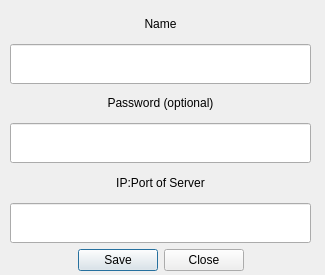
<?xml version="1.0" encoding="UTF-8"?>
<ui version="4.0">
 <class>LoginScreen</class>
 <widget class="QDialog" name="LoginScreen">
  <property name="geometry">
   <rect>
    <x>0</x>
    <y>0</y>
    <width>325</width>
    <height>275</height>
   </rect>
  </property>
  <property name="focusPolicy">
   <enum>Qt::StrongFocus</enum>
  </property>
  <property name="windowTitle">
   <string>Login</string>
  </property>
  <widget class="QWidget" name="verticalLayoutWidget">
   <property name="geometry">
    <rect>
     <x>10</x>
     <y>10</y>
     <width>301</width>
     <height>261</height>
    </rect>
   </property>
   <layout class="QVBoxLayout" name="vBox">
    <item>
     <widget class="QLabel" name="nameLabel">
      <property name="text">
       <string>Name</string>
      </property>
      <property name="alignment">
       <set>Qt::AlignCenter</set>
      </property>
     </widget>
    </item>
    <item>
     <widget class="QLineEdit" name="name">
      <property name="sizePolicy">
       <sizepolicy hsizetype="Expanding" vsizetype="Fixed">
        <horstretch>0</horstretch>
        <verstretch>0</verstretch>
       </sizepolicy>
      </property>
      <property name="minimumSize">
       <size>
        <width>0</width>
        <height>40</height>
       </size>
      </property>
     </widget>
    </item>
    <item>
     <widget class="QLabel" name="passLabel">
      <property name="focusPolicy">
       <enum>Qt::TabFocus</enum>
      </property>
      <property name="text">
       <string>Password (optional)</string>
      </property>
      <property name="alignment">
       <set>Qt::AlignCenter</set>
      </property>
     </widget>
    </item>
    <item>
     <widget class="QLineEdit" name="password">
      <property name="sizePolicy">
       <sizepolicy hsizetype="Expanding" vsizetype="Fixed">
        <horstretch>0</horstretch>
        <verstretch>0</verstretch>
       </sizepolicy>
      </property>
      <property name="minimumSize">
       <size>
        <width>0</width>
        <height>40</height>
       </size>
      </property>
      <property name="inputMask">
       <string comment="*"/>
      </property>
      <property name="text">
       <string/>
      </property>
      <property name="echoMode">
       <enum>QLineEdit::Password</enum>
      </property>
     </widget>
    </item>
    <item>
     <widget class="QLabel" name="adressLabel">
      <property name="focusPolicy">
       <enum>Qt::TabFocus</enum>
      </property>
      <property name="text">
       <string>IP:Port of Server</string>
      </property>
      <property name="alignment">
       <set>Qt::AlignCenter</set>
      </property>
     </widget>
    </item>
    <item>
     <widget class="QLineEdit" name="adress">
      <property name="sizePolicy">
       <sizepolicy hsizetype="Expanding" vsizetype="Fixed">
        <horstretch>0</horstretch>
        <verstretch>0</verstretch>
       </sizepolicy>
      </property>
      <property name="minimumSize">
       <size>
        <width>0</width>
        <height>40</height>
       </size>
      </property>
     </widget>
    </item>
    <item>
     <widget class="QDialogButtonBox" name="Submit">
      <property name="orientation">
       <enum>Qt::Horizontal</enum>
      </property>
      <property name="standardButtons">
       <set>QDialogButtonBox::Close|QDialogButtonBox::Save</set>
      </property>
      <property name="centerButtons">
       <bool>true</bool>
      </property>
     </widget>
    </item>
   </layout>
  </widget>
  <zorder>verticalLayoutWidget</zorder>
  <zorder>Submit</zorder>
 </widget>
 <resources/>
 <connections>
  <connection>
   <sender>Submit</sender>
   <signal>accepted()</signal>
   <receiver>LoginScreen</receiver>
   <slot>accept()</slot>
   <hints>
    <hint type="sourcelabel">
     <x>248</x>
     <y>254</y>
    </hint>
    <hint type="destinationlabel">
     <x>157</x>
     <y>274</y>
    </hint>
   </hints>
  </connection>
  <connection>
   <sender>Submit</sender>
   <signal>rejected()</signal>
   <receiver>LoginScreen</receiver>
   <slot>reject()</slot>
   <hints>
    <hint type="sourcelabel">
     <x>316</x>
     <y>260</y>
    </hint>
    <hint type="destinationlabel">
     <x>286</x>
     <y>274</y>
    </hint>
   </hints>
  </connection>
 </connections>
</ui>
